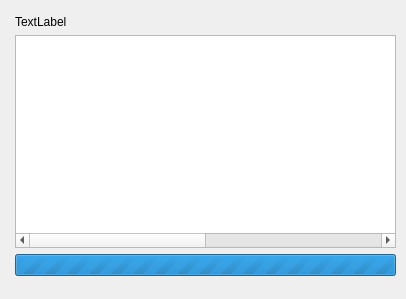
<?xml version="1.0" encoding="UTF-8"?>
<ui version="4.0">
 <class>appDialog</class>
 <widget class="QDialog" name="appDialog">
  <property name="geometry">
   <rect>
    <x>0</x>
    <y>0</y>
    <width>406</width>
    <height>299</height>
   </rect>
  </property>
  <property name="windowTitle">
   <string notr="true"/>
  </property>
  <property name="windowIcon">
   <iconset resource="../zasoby.qrc">
    <normaloff>:/icons/apps.png</normaloff>:/icons/apps.png</iconset>
  </property>
  <property name="modal">
   <bool>true</bool>
  </property>
  <widget class="QWidget" name="horizontalLayoutWidget">
   <property name="geometry">
    <rect>
     <x>10</x>
     <y>10</y>
     <width>391</width>
     <height>271</height>
    </rect>
   </property>
   <layout class="QHBoxLayout" name="horizontalLayout">
    <item>
     <spacer name="verticalSpacer_3">
      <property name="orientation">
       <enum>Qt::Horizontal</enum>
      </property>
      <property name="sizeType">
       <enum>QSizePolicy::Fixed</enum>
      </property>
      <property name="sizeHint" stdset="0">
       <size>
        <width>5</width>
        <height>20</height>
       </size>
      </property>
     </spacer>
    </item>
    <item>
     <layout class="QVBoxLayout" name="verticalLayout">
      <item>
       <spacer name="verticalSpacer_2">
        <property name="orientation">
         <enum>Qt::Vertical</enum>
        </property>
        <property name="sizeType">
         <enum>QSizePolicy::Fixed</enum>
        </property>
        <property name="sizeHint" stdset="0">
         <size>
          <width>20</width>
          <height>5</height>
         </size>
        </property>
       </spacer>
      </item>
      <item>
       <widget class="QLabel" name="label">
        <property name="text">
         <string notr="true">TextLabel</string>
        </property>
       </widget>
      </item>
      <item>
       <widget class="QTableWidget" name="tableWidget">
        <property name="editTriggers">
         <set>QAbstractItemView::NoEditTriggers</set>
        </property>
        <property name="alternatingRowColors">
         <bool>true</bool>
        </property>
        <property name="selectionMode">
         <enum>QAbstractItemView::NoSelection</enum>
        </property>
        <property name="selectionBehavior">
         <enum>QAbstractItemView::SelectRows</enum>
        </property>
        <property name="gridStyle">
         <enum>Qt::NoPen</enum>
        </property>
        <property name="columnCount">
         <number>4</number>
        </property>
        <attribute name="horizontalHeaderVisible">
         <bool>false</bool>
        </attribute>
        <attribute name="horizontalHeaderDefaultSectionSize">
         <number>170</number>
        </attribute>
        <attribute name="verticalHeaderVisible">
         <bool>false</bool>
        </attribute>
        <attribute name="verticalHeaderDefaultSectionSize">
         <number>20</number>
        </attribute>
        <column>
         <property name="text">
          <string notr="true"/>
         </property>
        </column>
        <column>
         <property name="text">
          <string>app</string>
         </property>
        </column>
        <column>
         <property name="text">
          <string>state</string>
         </property>
        </column>
        <column>
         <property name="text">
          <string/>
         </property>
        </column>
       </widget>
      </item>
      <item>
       <widget class="QProgressBar" name="progressBar">
        <property name="maximum">
         <number>0</number>
        </property>
        <property name="value">
         <number>-1</number>
        </property>
        <property name="format">
         <string notr="true">%v/%m</string>
        </property>
       </widget>
      </item>
      <item>
       <spacer name="verticalSpacer">
        <property name="orientation">
         <enum>Qt::Vertical</enum>
        </property>
        <property name="sizeType">
         <enum>QSizePolicy::Fixed</enum>
        </property>
        <property name="sizeHint" stdset="0">
         <size>
          <width>20</width>
          <height>5</height>
         </size>
        </property>
       </spacer>
      </item>
     </layout>
    </item>
    <item>
     <spacer name="verticalSpacer_4">
      <property name="orientation">
       <enum>Qt::Horizontal</enum>
      </property>
      <property name="sizeType">
       <enum>QSizePolicy::Fixed</enum>
      </property>
      <property name="sizeHint" stdset="0">
       <size>
        <width>5</width>
        <height>20</height>
       </size>
      </property>
     </spacer>
    </item>
   </layout>
  </widget>
 </widget>
 <resources>
  <include location="../zasoby.qrc"/>
 </resources>
 <connections/>
</ui>
